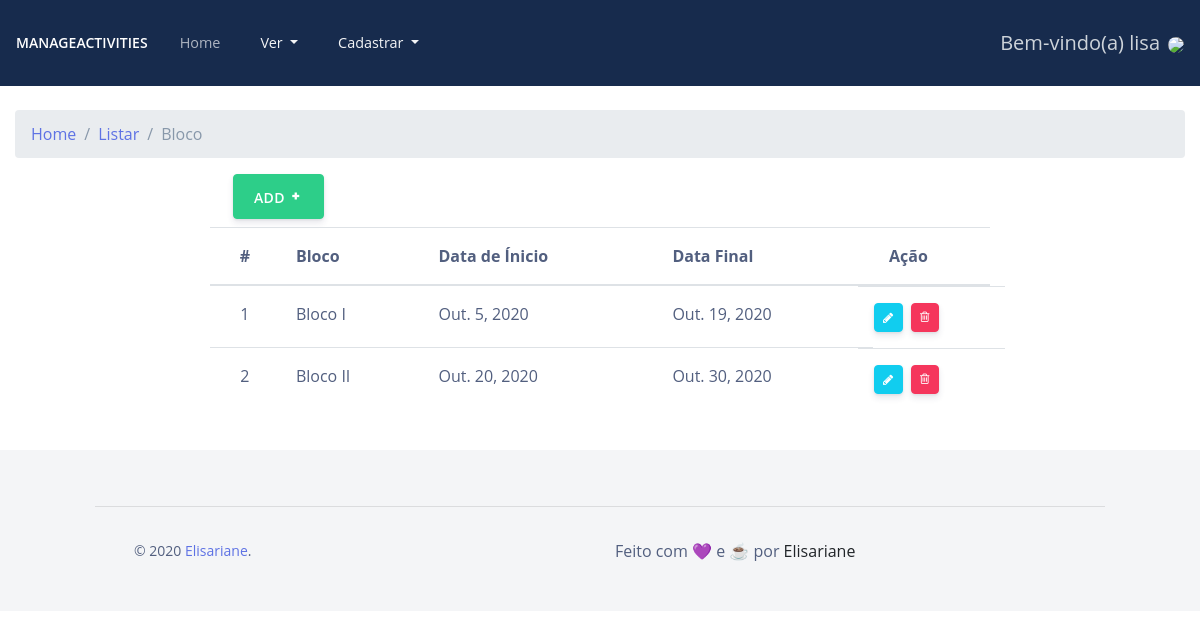
Page /listar/blocos/ (signed in) on the earlier database version.
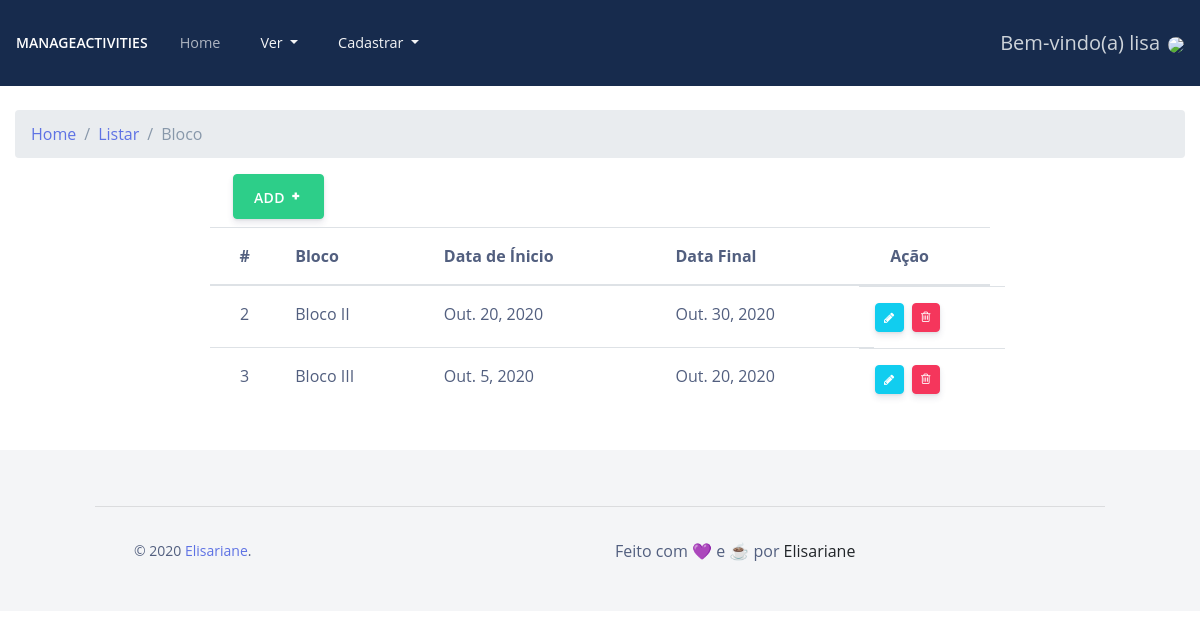
Same page on the later database version.
### cadastros/models.py (models this page shows, shortened)
class Bloco(models.Model):
    titulo = models.CharField(max_length=150, verbose_name="Título")
    dataInicio = models.DateField(verbose_name="Data de ínicio")
    dataFinal = models.DateField(verbose_name="Data final")
    usuario = models.ForeignKey(User, on_delete=models.PROTECT)

### cadastros/views.py (the view)
# urls.py: path('listar/blocos/', BlocoList.as_view(),
class BlocoList(LoginRequiredMixin, ListView):
    login_url = reverse_lazy('login')
    model = Bloco
    template_name = 'cadastros/listas/blocos.html'
    def get_queryset(self):
        self.object_list = Bloco.objects.filter(usuario=self.request.user)
        return self.object_list

### cadastros/templates/cadastros/listas/blocos.html (shortened to what this page needs)
{% extends 'modelo.html' %} {% load static %}
{% block breadcrumb %}
    <div class="col-12 mt-4">
      <nav aria-label="breadcrumb" role="navigation">
        <ol class="breadcrumb">
          <li class="breadcrumb-item"><a href={% url 'inicio' %}>Home</a></li>
          <li class="breadcrumb-item"><a href="#">Listar</a></li>
          <li class="breadcrumb-item active" aria-current="page">Bloco</li>
        </ol>
      </nav>
    </div>
{% endblock %}
{% block conteudo %}
<div class="container-fluid">
  <div class="col-8 center m-2">
    <a href="{% url 'cadastrar-bloco' %}" type="button" rel="tooltip" class="btn btn-success btn-icon btn-simple" style=" color: white" data-original-title="" title="">
      ADD <i class="ni ni-fat-add pt-1"></i>
    </a>
  </div>
  <table class="table col-8 center " id="tabela-listar">
    <thead>
        <tr>
            <th class="text-center">#</th>
            <th>Bloco</th>
            <th>Data de Ínicio</th>
            <th>Data Final</th>
            <th>Ação</th>
        </tr>
    </thead>
    <tbody >
      {% for bloco in object_list %}
        <tr>
            <td class="text-center">{{bloco.pk}}</td>
            <td>{{bloco.titulo}}</td>
            <td>{{bloco.dataInicio}}</td>
            <td>{{bloco.dataFinal}}</td>
            <td class="row">
              <a href="{% url 'editar-bloco' bloco.pk %}" type="button" rel="tooltip" style=" color: white" class="btn btn-info btn-icon btn-sm " data-original-title="" title="">
                <i class="fa fa-pencil pt-1 " aria-hidden="true"></i>
              </a>
              <a href="{% url 'excluir-bloco' bloco.pk %}" type="button" rel="tooltip" style=" color: white" class="btn btn-danger btn-icon btn-sm " data-original-title="" title="">
                <i class="fa fa-trash-o" aria-hidden="true"></i>                </a>
            </td>
        </tr>
    {% empty %}
    <tr>
        <td colspan="5">Nenhum bloco foi cadastrado!</td>
    </tr>
    {% endfor %}
    </tbody>
</table>
</div>
{% endblock %}

Differences in the rows shown:
removed Bloco: pk "1", titulo "Bloco I", dataInicio "Out. 5, 2020", dataFinal "Out. 19, 2020"
added Bloco: pk "3", titulo "Bloco III", dataInicio "Out. 5, 2020", dataFinal "Out. 20, 2020"
